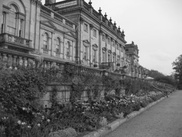
#> input picture Atividade 4 - Segmentação/harewood.jpg, 182 x 137 px, shrunk from 350 x 263 before the run
$ jupyter execute --allow-errors 'Atividade Avaliativa 4 - Luiz Ricardo Brumati De Lima - a2155184.ipynb'
#> lines starting #> are read from the running program, lines starting #| are printed output that depends on the picture; after the words box and inside, x2 and y2 are one past the last pixel; in counts of white or black regions, pixels touching at a corner belong together
### Processamento de Imagens - Atividade Avaliativa 4 - Luiz Ricardo Brumati De Lima - a2155184

### 1) Aplique o algoritmo de limiarização do Método de Otsu. Utilize-o nas imagens “harewood.jpg”, “nuts.jpg”, “snow.jpg” e “img_aluno”.

[cell 1]
# Importações e definições iniciais

import cv2
import numpy as np
import matplotlib.pyplot as plt

img1 = cv2.imread('harewood.jpg', cv2.IMREAD_GRAYSCALE)
#> img1 is the input picture: shape (137, 182); min 11, max 255, mean 116.2
img2 = cv2.imread('nuts.jpg', cv2.IMREAD_GRAYSCALE)
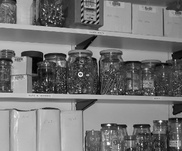
#> input picture Atividade 4 - Segmentação/nuts.jpg, 182 x 151 px, shrunk from 350 x 290 before the run
#> img2 is the input picture: shape (151, 182); min 0, max 255, mean 117.3
img3 = cv2.imread('snow.jpg', cv2.IMREAD_GRAYSCALE)
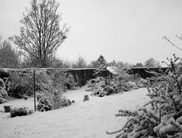
#> input picture Atividade 4 - Segmentação/snow.jpg, 182 x 138 px, shrunk from 350 x 264 before the run
#> img3 is the input picture: shape (138, 182); min 0, max 255, mean 164.8
img4 = cv2.cvtColor(cv2.imread('img_aluno.jpg'), cv2.COLOR_BGR2GRAY)
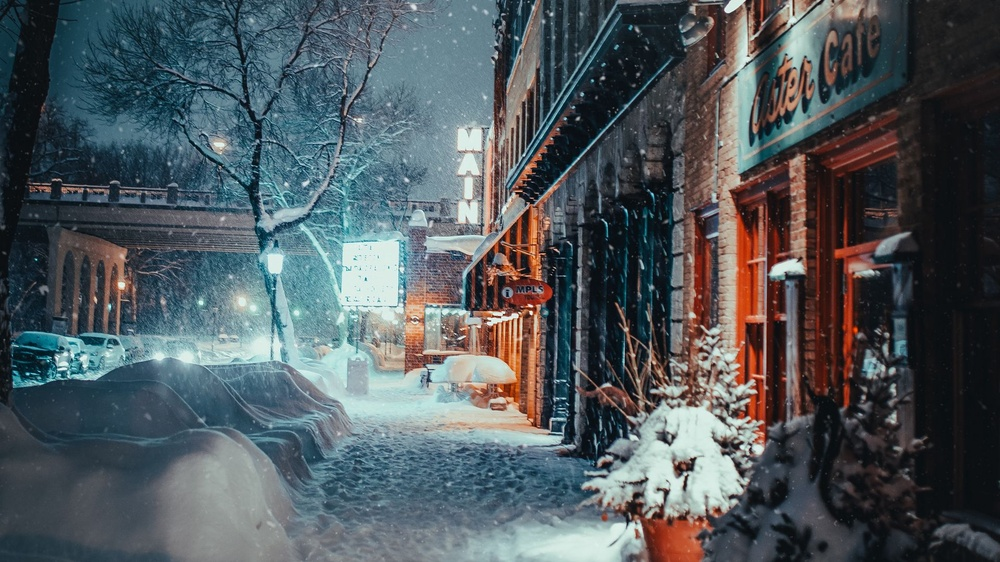
#> input picture Atividade 4 - Segmentação/img_aluno.jpg, 1000 x 562 px, shrunk from 1920 x 1080 before the run
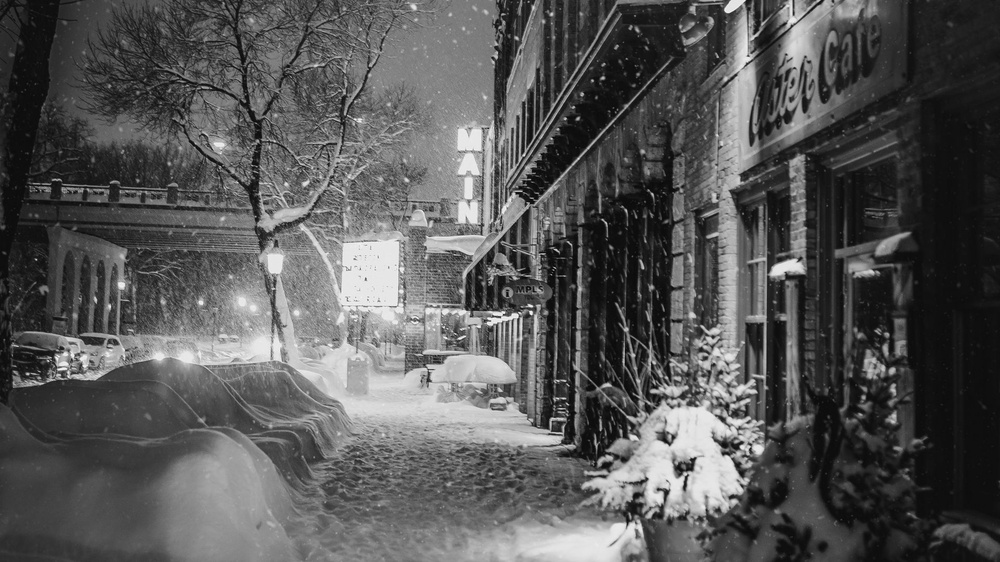
#> img4: shape (562, 1000); min 1, max 249, mean 86.2

plt.figure(figsize=(16, 8))
####
plt.subplot(2, 2, 1)
plt.imshow(img1, cmap='gray')
plt.title('Imagem 1 Original')
####
plt.subplot(2, 2, 2)
plt.imshow(img2, cmap='gray')
plt.title('Imagem 2 Original')
####
plt.subplot(2, 2, 3)
plt.imshow(img3, cmap='gray')
plt.title('Imagem 3 Original')
####
plt.subplot(2, 2, 4)
plt.imshow(img4, cmap='gray')
plt.title('Imagem 4 Original')
####
plt.show()

[cell 2]
th1 = cv2.threshold(cv2.GaussianBlur(img1, (5, 5), 0), 0, 255, cv2.THRESH_BINARY + cv2.THRESH_OTSU)[1]
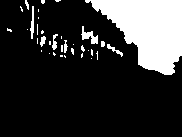
#> th1: shape (137, 182); 19.6% white; 35 white regions (26 under 20 px), largest, box (x1, y1, x2, y2) and area: (85, 0, 182, 75) 4264, (81, 26, 98, 44) 135, (30, 6, 34, 39) 81
th2 = cv2.threshold(cv2.GaussianBlur(img2, (5, 5), 0), 0, 255, cv2.THRESH_BINARY + cv2.THRESH_OTSU)[1]
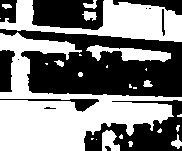
#> th2: shape (151, 182); 50.8% white; 13 black regions (4 under 20 px), largest, box (x1, y1, x2, y2) and area: (0, 29, 182, 97) 7719, (84, 100, 182, 151) 2381, (32, 0, 104, 30) 1765
th3 = cv2.threshold(cv2.GaussianBlur(img3, (5, 5), 0), 0, 255, cv2.THRESH_BINARY + cv2.THRESH_OTSU)[1]
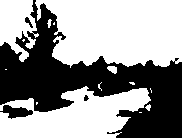
#> th3: shape (138, 182); 58.8% white; 4 black regions, box (x1, y1, x2, y2) and area: (0, 0, 182, 138) 10023, (0, 105, 33, 119) 255, (25, 17, 33, 28) 37, (84, 95, 89, 101) 21
th4 = cv2.threshold(cv2.GaussianBlur(img4, (5, 5), 0), 0, 255, cv2.THRESH_BINARY + cv2.THRESH_OTSU)[1]
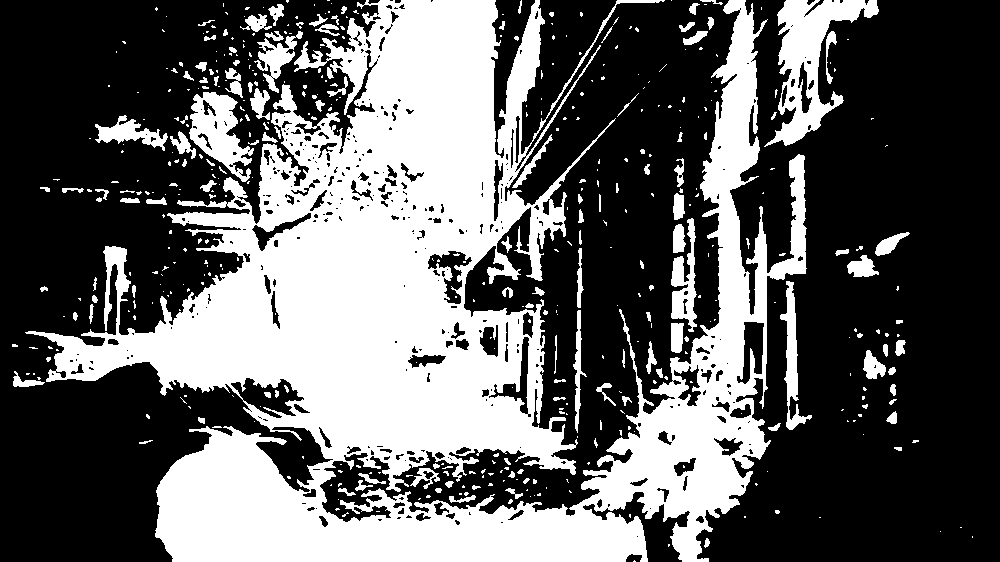
#> th4: shape (562, 1000); 38.1% white; 487 white regions (352 under 20 px), largest, box (x1, y1, x2, y2) and area: (25, 0, 807, 562) 187651, (764, 0, 879, 147) 6027, (189, 92, 254, 182) 2857
#####################################
plt.figure(figsize=(16, 8))
####
plt.subplot(2, 2, 1)
plt.imshow(th1, cmap='gray')
plt.title('Imagem 1')
####
plt.subplot(2, 2, 2)
plt.imshow(th2, cmap='gray')
plt.title('Imagem 2')
####
plt.subplot(2, 2, 3)
plt.imshow(th3, cmap='gray')
plt.title('Imagem 3')
####
plt.subplot(2, 2, 4)
plt.imshow(th4, cmap='gray')
plt.title('Imagem 4')
####
plt.show()

### 2) Considere a pasta de atividade_2 que contém imagens de corpo caloso. Fazer o K-means com objetivo de SEGMENTAR apenas as imagens de corpo caloso.

Para tanto você terá as imagens de corpo caloso original (com destaque em vermelho da região do corpo caloso. Binarize essas imagen. Depois faça a imagem caloso segmentada pelo k-means para comparar se a segmentação foi boa.

[cell 3]
ex2_img1 = cv2.cvtColor(cv2.imread('corpo caloso/Caso_1.png'), cv2.COLOR_BGR2RGB)
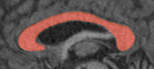
#> input picture Atividade 4 - Segmentação/corpo caloso/Caso_1.png, 154 x 69 px, shrunk from 295 x 133 before the run
ex2_img2 = cv2.cvtColor(cv2.imread('corpo caloso/Caso_2.png'), cv2.COLOR_BGR2RGB)
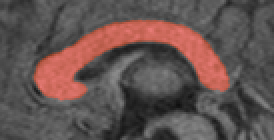
#> input picture Atividade 4 - Segmentação/corpo caloso/Caso_2.png, 137 x 70 px, shrunk from 263 x 135 before the run (shown 2 times larger)
#> (the rest of this cell did not finish here and is left out)
